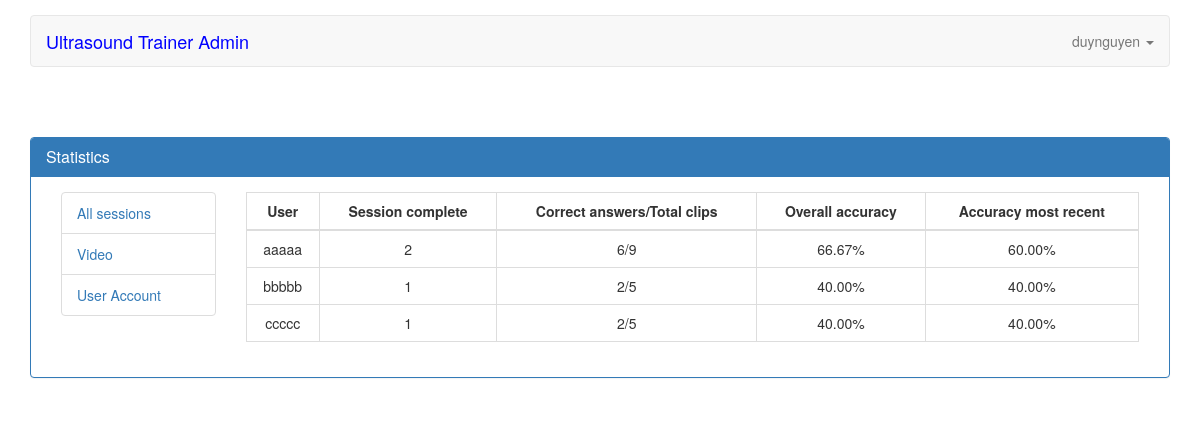
/user_account (signed in), run on an earlier commit of the app's database.
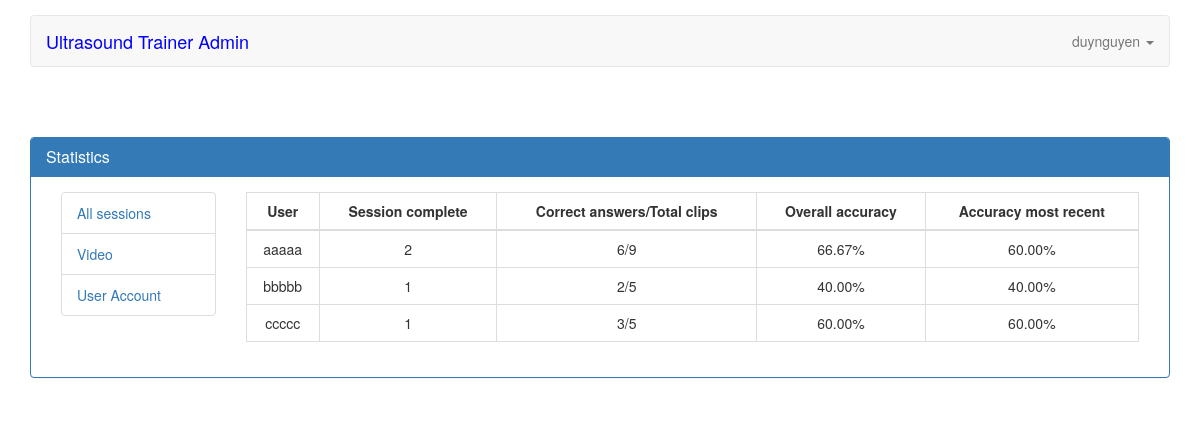
And on a later commit of the database.
### servey/models.py (models this page shows, shortened)
class UserInfo(models.Model):
    user = models.OneToOneField(User, related_name='user_info', on_delete=models.CASCADE)
    institution = models.TextField(blank=True, null=True, max_length=255)
    training_level =  models.CharField(choices=TRAINING_LEVEL, max_length=255,  blank=True, null=True)
    experience = models.CharField(choices=EXPERIENCE_NUMBER, blank=True, null=True, max_length=255)
    confidence_level = models.CharField(blank=True, choices=CONFIDENCE_LEVEL, max_length=255, null=True)
    created_at = models.DateTimeField(auto_now_add=True)
    updated_at = models.DateTimeField(auto_now=True)
    class Meta:
        verbose_name = 'User Info'
    @property
    def sessions_completed(self):
        return Result.objects.filter(user=self.user_id).count()
    @property
    def get_user(self):
        return self.user
    @property
    def clips_viewed(self):
        context = {}
        total_clips = ResultDetail.objects.filter(result__user=self.user)
        count_question = ResultDetail.objects.filter(result__user=self.user).count()
        context['true'] = 0
        context['false'] = 0
        for query_answer in total_clips:
            video = query_answer.video.answer
            answer_result = query_answer.answer
            if video == answer_result:
                context['true'] += 1
            else:
                context['false'] += 1
        context = {
            "count_question": str(context['true']) + "/" + str(count_question),
            "accuracy": format(Decimal(context['true'] * 100 / count_question), '.2f')
        }
        return context
    @property
    def accuracy_most_recent(self):
        result_users = Result.objects.filter(user=self.user).order_by('-created_at').first()
        return result_users

class ResultDetail(models.Model):
    result = models.ForeignKey(Result, on_delete=models.CASCADE, null=True, related_name='result_detail',)
    video = models.ForeignKey(Video, blank=True, on_delete=models.CASCADE, related_name='video_result')
    answer = models.IntegerField(blank=True)
    created_at = models.DateTimeField(auto_now_add=True)
    updated_at = models.DateTimeField(auto_now=True)

class Video(models.Model):
    ANSWER_CHOICE = (
        (1, 'Normal'),
        (2, 'Moderately reduced',),
        (3, 'Severely reduced',)
    )
    path = models.FileField(blank=True, verbose_name="Upload video (mp4, mkv)", max_length=255, upload_to='videos/', validators=[validate_file_extension])
    title = models.TextField(blank=True, verbose_name="Title question")
    answer = models.IntegerField(choices=ANSWER_CHOICE, default=1)
    created_at = models.DateTimeField(auto_now_add=True)
    updated_at = models.DateTimeField(auto_now=True)

class Result(models.Model):
    user = models.ForeignKey(User, related_name='user_result', on_delete=models.CASCADE)
    date = models.DateTimeField(default=datetime.datetime.utcnow, blank=True)
    close = models.BooleanField(default=False, verbose_name="Test is close?", blank=True)
    training_type = models.CharField(choices=TRAINING_TYPE, blank=True, null=True, max_length=255)
    accuracy = models.CharField(max_length=255, choices=ACCURACY_THRESHOLD, blank=True, null=True)
    created_at = models.DateTimeField(auto_now_add=True)
    updated_at = models.DateTimeField(auto_now=True)
    @property
    def accuracy_count(self):
        context = {}
        check = ResultDetail.objects.filter(result=self.id)
        if check is not None:
            count_question = ResultDetail.objects.filter(result=self.id).count()
            total_answer = ResultDetail.objects.filter(result=self.id)
            context['true'] = 0
            context['false'] = 0
            for query_answer in total_answer:
                video = query_answer.video.answer
                answer_result = query_answer.answer
                if video == answer_result:
                    context['true'] += 1
                else:
                    context['false'] += 1
            accuracy = format(Decimal(context['true'] * 100 / count_question), '.2f')
            return accuracy

### servey/views.py (the view)
@login_required(login_url=settings.LOGIN_URL)
def user_account(request):
    if request.user.is_authenticated:
        users = User.objects.filter(is_superuser=False)
        user_info = UserInfo.objects.filter(user__in=users)
        context = {
            "users": user_info
        }
        return render(request, 'statistical/user_account.html', context)
    else:
        return JsonResponse({"status": False, "messages": "Authentication required"},safe=False)

### templates/statistical/user_account.html
{% extends 'statistical/index.html' %}
{% block main %}
    <div class="col-md-10">
    <div class="table-responsive">
        <table class="table table-bordered table-hover">
            <thead>
            <tr>
                <th class="text-center">User</th>
                <th class="text-center">Session complete</th>
                <th class="text-center">Correct answers/Total clips</th>
                <th class="text-center">Overall accuracy</th>
                <th class="text-center">Accuracy most recent</th>
            </tr>
            </thead>
            <tbody>
                {% for user in users %}
                <tr class="text-center">
                    <td>{{ user.get_user }}</td>
                    <td>{{ user.sessions_completed }}</td>
                    <td>{{ user.clips_viewed.count_question }}</td>
                    <td>{{ user.clips_viewed.accuracy }}%</td>
                    <td>{{ user.accuracy_most_recent.accuracy_count }}%</td>
                </tr>
                {% endfor %}
            </tbody>
        </table>
    </div>
    </div>
{% endblock %}

What changed in the data, as far as the page shows it:
changed UserInfo "ccccc": clips_viewed.count_question "2/5" → "3/5"; clips_viewed.accuracy "40.00" → "60.00"; accuracy_most_recent.accuracy_count "40.00" → "60.00"
